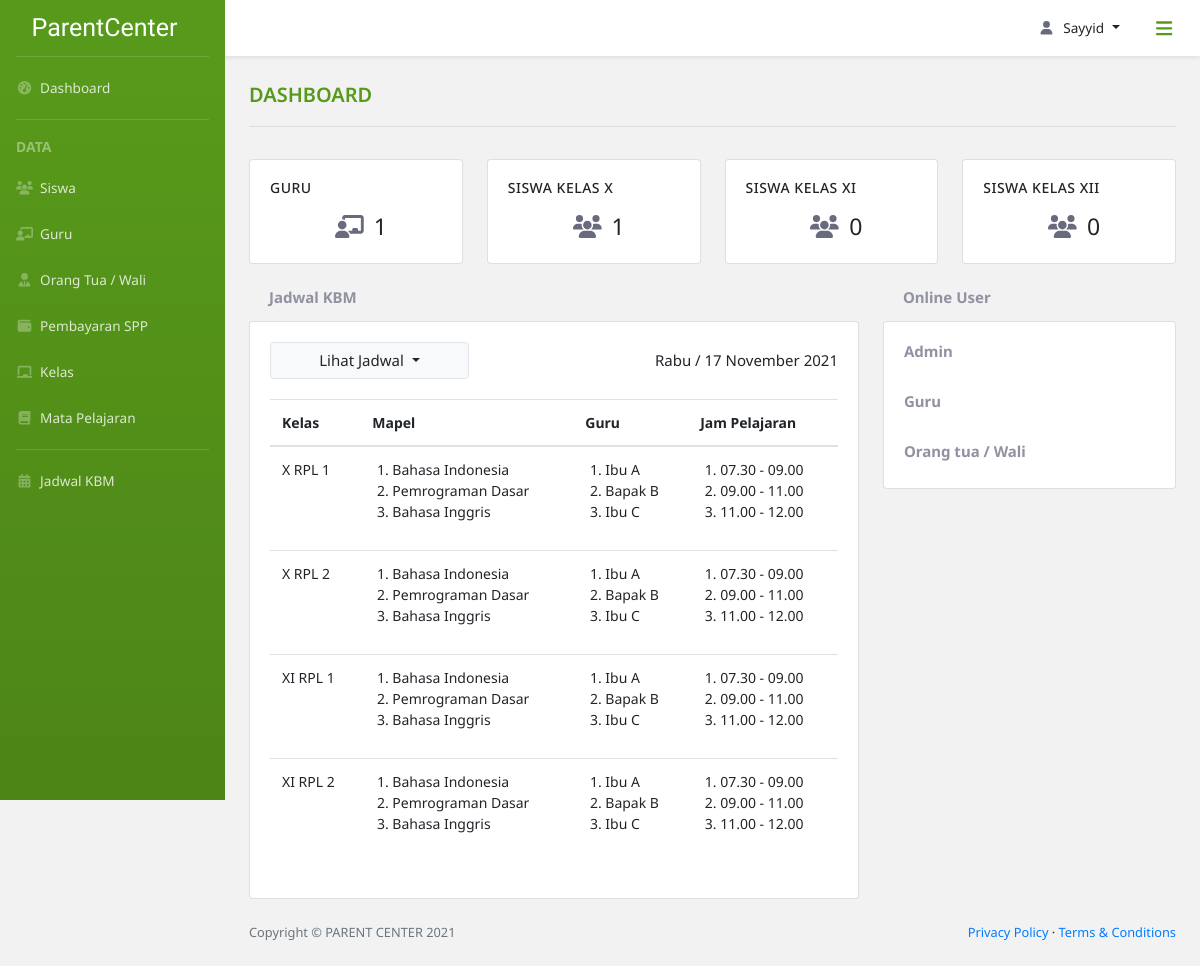
/dashboard_admin/ (signed in), run on an earlier commit of the app's database.
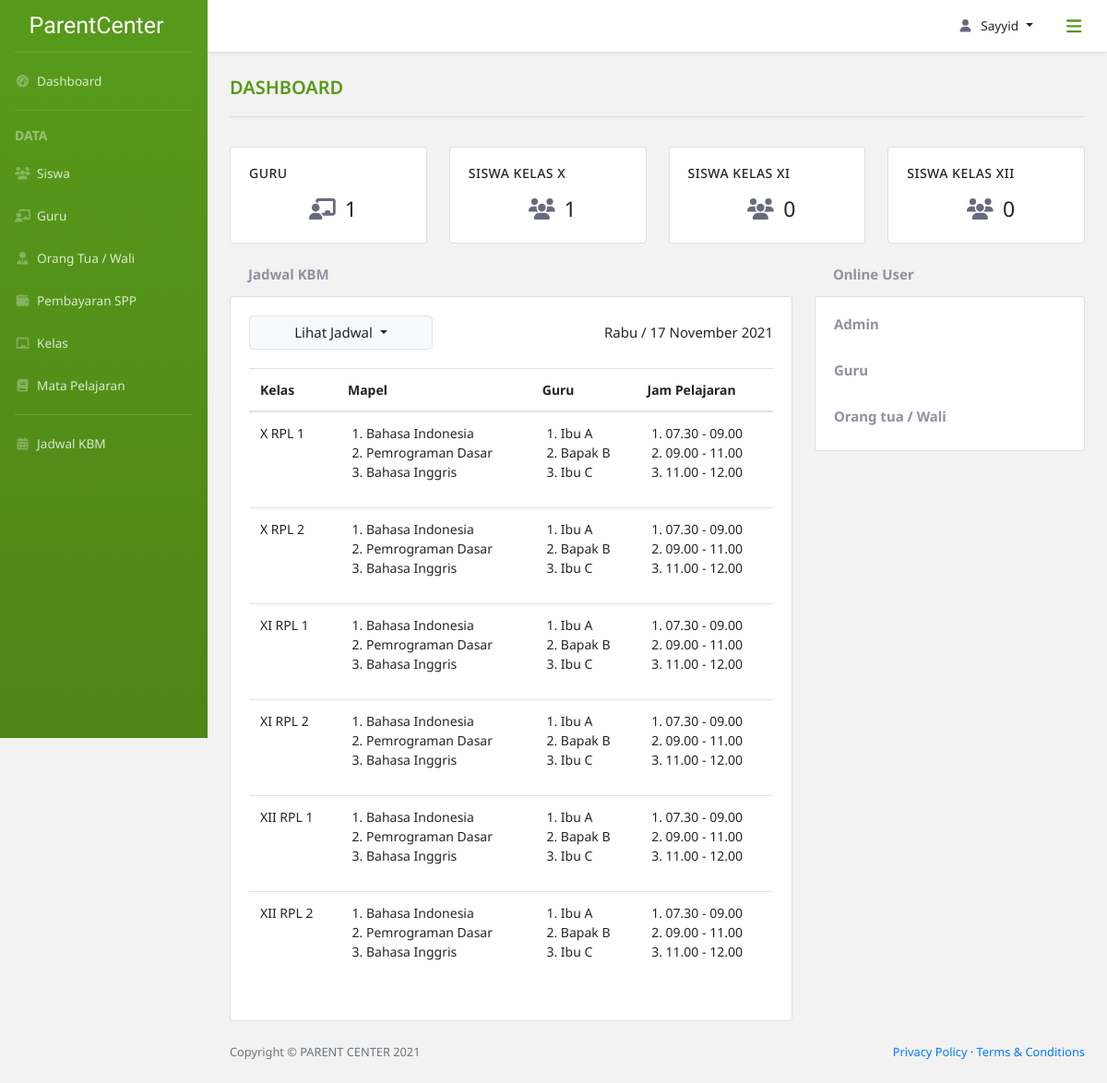
And on a later commit of the database.
### parent_center_app/models.py (models this page shows, shortened)
class Kelas(models.Model):
    id_kelas = models.CharField(max_length=10,
                                primary_key=True,
                                unique=True,
                                default=custom_kelas,
                                editable=False)
    class rentang_kelas(models.TextChoices):
        X = 'X'
        XI = 'XI'
        XII = 'XII'
    kelas = models.CharField(max_length=3,
                             choices=rentang_kelas.choices,
                             default=rentang_kelas.X)
    class jurusan(models.TextChoices):
        TITL = 'Teknik Intalasi Tenaga Listrik'
        TP = 'Teknik Pemesinan'
        TKR = 'Teknik Kendaraan Ringan'
        TKJ = 'Teknik Komputer Jaringan'
        RPL = 'Rekayasa Perangkat Lunak'
        TBSM = 'Teknik dan Bisnis Sepeda Motor'
    jurusan = models.CharField(max_length=30,
                               choices=jurusan.choices,
                               default=jurusan.TITL)
    no_kelas = models.SmallIntegerField(default=1)

### parent_center_app/views.py (the view)
# urls.py: path('dashboard_admin/', views.dashboardAdmin, name='dashboard admin'),
@login_required(login_url='login')
def dashboardAdmin(request):
    if level_permission(request, ['Admin']) is False:
        return redirect(level_login(request))
    else:
        jml_siswa_x = Siswa.objects.filter(id_kelas__kelas='X').count()
        jml_siswa_xi = Siswa.objects.filter(id_kelas__kelas='XI').count()
        jml_siswa_xii = Siswa.objects.filter(id_kelas__kelas='XII').count()
        jml_guru = Guru.objects.count()
        kelass = Kelas.objects.all().order_by('kelas', 'jurusan', 'no_kelas')
        time_limit = timezone.now() - timezone.timedelta(hours=3)
        admin_active = User.objects.filter(last_login__gte=time_limit,
                                           extend_user__user_level='Admin'
                                           ).order_by('last_login').reverse()[:5]
        guru_active = User.objects.filter(last_login__gte=time_limit,
                                          extend_user__user_level='Guru'
                                          ).order_by('last_login').reverse()[:5]
        ortu_active = User.objects.filter(last_login__gte=time_limit,
                                          extend_user__user_level='Orang Tua'
                                          ).order_by('last_login').reverse()[:5]
        context = {'title': 'Dashboard',
                   'Jml_guru': jml_guru,
                   'Jml_siswa_x': jml_siswa_x,
                   'Jml_siswa_xi': jml_siswa_xi,
                   'Jml_siswa_xii': jml_siswa_xii,
                   'Kelass': kelass,
                   'admin_active': admin_active,
                   'guru_active': guru_active,
                   'ortu_active': ortu_active}
        return render(request,
                      'parent_center_app/dashboard_admin.html',
                      context)

### parent_center_app/views.py (called while the page is built)
def level_permission(current_user, level: list) -> bool:
    if current_user.user.extend_user.user_level in level:
        return True
    else:
        return False

### parent_center_app/templates/parent_center_app/dashboard_admin.html (shortened to what the changed rows need)
{% extends 'parent_center_app/base.html' %}
{% block content %}
    <div class="row mt-3">
        <div class="col-md-6 col-lg-8">
            <div class="card">
                <div class="card-body card-dashboard div-jadwal">
                    <div class="table-responsive table-dashboard">
                        <table class="table table-custom-dashboard table-hover" id="table-custom">
                            <thead>
                                <tr>
                                    <th scope="col">Kelas</th>
                                    <th scope="col">Mapel</th>
                                    <th scope="col">Guru</th>
                                    <th scope="col">Jam Pelajaran</th>
                                </tr>
                            </thead>
                            <tbody>
                                {% for kelas in Kelass %}
                                <tr>
                                    <td>
                                        {{ kelas.kelas }}
                                            {% if kelas.jurusan == "Rekayasa Perangkat Lunak" %}
                                                RPL
                                            {% elif kelas.jurusan == "Teknik Komputer Jaringan" %}
                                                TKJ
                                            {% elif kelas.jurusan == "Teknik Intalasi Tenaga Listrik" %}
                                                TITL
                                            {% elif kelas.jurusan == "Teknik Pemesinan" %}
                                                TP
                                            {% elif kelas.jurusan == "Teknik Kendaraan Ringan" %}
                                                TKR
                                            {% else %}
                                                TBSM
                                            {% endif %}
                                        {{ kelas.no_kelas }}
                                    </td>
                                    <td>
                                        <ol>
                                            <li>Bahasa Indonesia</li>
                                            <li>Pemrograman Dasar</li>
                                            <li>Bahasa Inggris</li>
                                        </ol>
                                    </td>
                                    <td>
                                        <ol>
                                            <li>Ibu A</li>
                                            <li>Bapak B</li>
                                            <li>Ibu C</li>
                                        </ol>
                                    </td>
                                    <td>
                                        <ol>
                                            <li>07.30 - 09.00</li>
                                            <li>09.00 - 11.00</li>
                                            <li>11.00 - 12.00</li>
                                        </ol>
                                    </td>
                                </tr>
                                {% endfor %}
                            </tbody>
                        </table>
                    </div>
                </div>
            </div>
        </div>
    </div>
{% endblock content %}

What changed in the data, as far as the page shows it:
added Kelas: kelas "XII", shows "RPL", no_kelas "1"
added Kelas: kelas "XII", shows "RPL", no_kelas "2"
